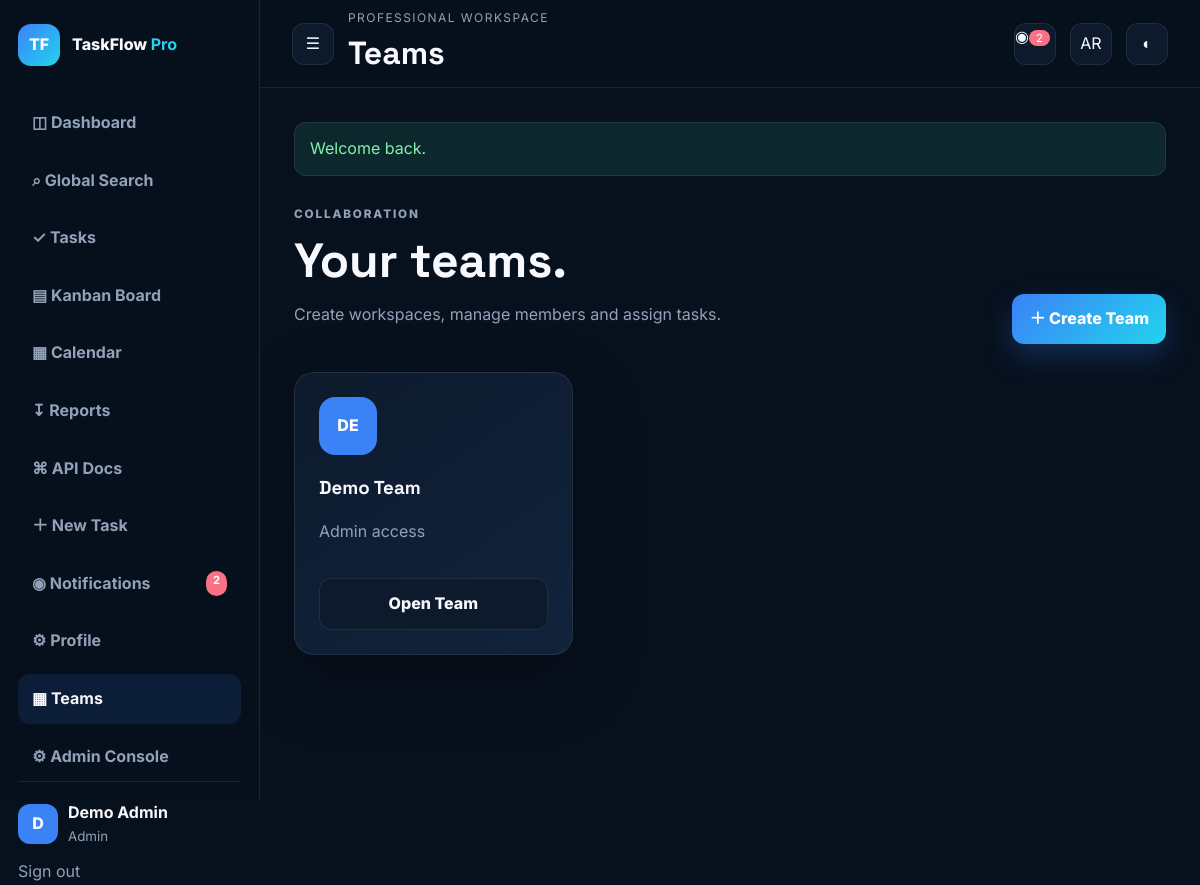
Page /teams/index.php (signed in) on the committed database.
### tables this page shows
CREATE TABLE users(
 id BIGINT UNSIGNED AUTO_INCREMENT PRIMARY KEY,
 name VARCHAR(80) NOT NULL,
 email VARCHAR(190) NOT NULL UNIQUE,
 password_hash VARCHAR(255) NOT NULL,
 role ENUM('admin','manager','member') NOT NULL DEFAULT 'member',
 avatar_color VARCHAR(20) NOT NULL DEFAULT '#3b82f6',
 bio VARCHAR(500) NULL,
 api_token VARCHAR(64) NOT NULL UNIQUE,
 last_login_at DATETIME NULL,
 created_at TIMESTAMP DEFAULT CURRENT_TIMESTAMP,
 updated_at TIMESTAMP DEFAULT CURRENT_TIMESTAMP ON UPDATE CURRENT_TIMESTAMP
);

CREATE TABLE team_members(
 id BIGINT UNSIGNED AUTO_INCREMENT PRIMARY KEY,
 team_id BIGINT UNSIGNED NOT NULL,
 user_id BIGINT UNSIGNED NOT NULL,
 role ENUM('admin','manager','member') NOT NULL DEFAULT 'member',
 created_at TIMESTAMP DEFAULT CURRENT_TIMESTAMP,
 CONSTRAINT fk_team_members_team FOREIGN KEY(team_id) REFERENCES teams(id) ON DELETE CASCADE,
 CONSTRAINT fk_team_members_user FOREIGN KEY(user_id) REFERENCES users(id) ON DELETE CASCADE,
 UNIQUE KEY uq_team_member(team_id,user_id),
 INDEX idx_team_members_user(user_id)
);

CREATE TABLE teams(
 id BIGINT UNSIGNED AUTO_INCREMENT PRIMARY KEY,
 owner_id BIGINT UNSIGNED NOT NULL,
 name VARCHAR(120) NOT NULL,
 description VARCHAR(500) NULL,
 color VARCHAR(20) NOT NULL DEFAULT '#3b82f6',
 logo_initials VARCHAR(4) NULL,
 slug VARCHAR(140) NOT NULL UNIQUE,
 created_at TIMESTAMP DEFAULT CURRENT_TIMESTAMP,
 updated_at TIMESTAMP DEFAULT CURRENT_TIMESTAMP ON UPDATE CURRENT_TIMESTAMP,
 CONSTRAINT fk_teams_owner FOREIGN KEY(owner_id) REFERENCES users(id) ON DELETE CASCADE,
 INDEX idx_teams_owner(owner_id)
);

### includes/functions.php (called while the page is built, shortened)
<?php
function e(?string $value): string {
    return htmlspecialchars($value ?? '', ENT_QUOTES, 'UTF-8');
}
function is_logged_in(): bool {
    return isset($_SESSION['user_id']);
}
function current_user(PDO $pdo): ?array {
    static $cached = null;
    if ($cached === null) {
        $stmt = $pdo->prepare("SELECT id,name,email,role,avatar_color,bio,api_token,created_at FROM users WHERE id=? LIMIT 1");
        $stmt->execute([$_SESSION['user_id']]);
        $cached = $stmt->fetch() ?: null;
    }
    return $cached;
}
function get_flashes(): array {
    $f = $_SESSION['flash'] ?? [];
    return $f;
}
function user_teams(PDO $pdo, int $userId): array {
    $stmt=$pdo->prepare("SELECT t.*,tm.role membership_role
        FROM teams t JOIN team_members tm ON tm.team_id=t.id
        WHERE tm.user_id=? ORDER BY t.name");
    $stmt->execute([$userId]);
    return $stmt->fetchAll();
}

### teams/index.php (the view)
<?php
require_once __DIR__.'/../includes/bootstrap.php';require_auth();
$u=current_user($pdo);$uid=(int)$u['id'];$teams=user_teams($pdo,$uid);
$pageTitle='Teams';$activePage='teams';require __DIR__.'/../includes/header.php';
?>
<section class="hero-row"><div><p class="eyebrow">COLLABORATION</p><h2>Your teams.</h2><p>Create workspaces, manage members and assign tasks.</p></div><a class="btn btn-primary" href="teams/create.php">＋ Create Team</a></section>
<div class="team-grid"><?php foreach($teams as $team):?>
<article class="panel team-card"><div class="team-logo" style="--team-color:<?=e($team['color']??'#3b82f6')?>"><?=e($team['logo_initials']?:strtoupper(substr($team['name'],0,2)))?></div><div><h3><?=e($team['name'])?></h3><p><?=e($team['description']?:ucfirst($team['membership_role']).' access')?></p></div><a class="btn btn-secondary" href="teams/view.php?id=<?=$team['id']?>">Open Team</a></article>
<?php endforeach;?><?php if(!$teams):?><div class="panel empty">No teams yet.</div><?php endif;?></div>
<?php require __DIR__.'/../includes/footer.php';?>

### includes/header.php (shortened to what this page needs)
<?php
$user=current_user($pdo);
$pageTitle=$pageTitle??'TaskFlow Pro';
$activePage=$activePage??'';
$flashes=get_flashes();
$stmt=$pdo->prepare("SELECT COUNT(*) FROM notifications WHERE user_id=? AND is_read=0");
$stmt->execute([(int)$user['id']]);
$unread=(int)$stmt->fetchColumn();
?>
<!doctype html>
<html lang="en">
<head><base href="<?=e(base_url().'/')?>">
<link rel="manifest" href="manifest.webmanifest"><meta name="theme-color" content="#07101d"><link rel="stylesheet" href="assets/css/app.css">
</head>
<body>
<div class="app-shell">
<aside class="sidebar" id="sidebar">
<a class="brand" href="dashboard.php"><span class="brand-mark">TF</span><span>TaskFlow <b>Pro</b></span></a>
<nav class="nav">
<a class="<?=$activePage==='dashboard'?'active':''?>" href="dashboard.php">◫ Dashboard</a>
<a class="<?=$activePage==='search'?'active':''?>" href="search.php">⌕ Global Search</a>
<a class="<?=$activePage==='tasks'?'active':''?>" href="tasks/index.php">✓ Tasks</a>
<a class="<?=$activePage==='kanban'?'active':''?>" href="tasks/kanban.php">▤ Kanban Board</a>
<a class="<?=$activePage==='calendar'?'active':''?>" href="tasks/calendar.php">▦ Calendar</a>
<a class="<?=$activePage==='reports'?'active':''?>" href="reports/index.php">↧ Reports</a>
<a class="<?=$activePage==='api-docs'?'active':''?>" href="docs/api.php">⌘ API Docs</a>
<a class="<?=$activePage==='new-task'?'active':''?>" href="tasks/create.php">＋ New Task</a>
<a class="<?=$activePage==='notifications'?'active':''?>" href="notifications/index.php">◉ Notifications <?php if($unread):?><span class="nav-badge"><?=$unread?></span><?php endif;?></a>
<a class="<?=$activePage==='profile'?'active':''?>" href="profile/index.php">⚙ Profile</a>
<?php if(in_array($user['role'],['admin','manager'],true)):?>
<a class="<?=$activePage==='teams'?'active':''?>" href="teams/index.php">▦ Teams</a>
<a class="<?=$activePage==='admin'?'active':''?>" href="admin/index.php">⚙ Admin Console</a>
<?php endif;?>
</nav>
<div class="sidebar-footer">
<div class="user-mini"><span class="avatar" style="--avatar:<?=e($user['avatar_color'])?>"><?=e(strtoupper(substr($user['name'],0,1)))?></span><div><strong><?=e($user['name'])?></strong><small><?=e(ucfirst($user['role']))?></small></div></div>
<a class="logout-link" href="auth/logout.php">Sign out</a>
</div>
</aside>
<div class="main-area">
<header class="topbar">
<button id="menuToggle" class="icon-btn">☰</button>
<div><p class="kicker">Professional workspace</p><h1><?=e($pageTitle)?></h1></div>
<a class="icon-btn" href="notifications/index.php">◉<?php if($unread):?><span class="bubble"><?=$unread?></span><?php endif;?></a>
<button id="langToggle" class="icon-btn" title="Language">AR</button><button id="themeToggle" class="icon-btn">◐</button>
</header>
<main class="content">
<?php foreach($flashes as $flash):?><div class="alert alert-<?=e($flash['type'])?>"><?=e($flash['message'])?></div><?php endforeach;?>

### assets/css/app.css (style rules this page uses)
:root { --bg:#07101d;--panel:#0d1a2c;--panel2:#11233b;--text:#f7f9ff;--muted:#91a2b8;--line:rgba(148,163,184,.14);--blue:#3b82f6;--cyan:#22d3ee;--green:#34d399;--red:#fb7185;--orange:#fb923c;--shadow:0 24px 70px rgba(0,0,0,.28) }
* { box-sizing:border-box }
body { margin:0;font-family:Inter,sans-serif;background:var(--bg);color:var(--text);line-height:1.6 }
h1,h2,h3 { font-family:"Space Grotesk",sans-serif }
a { text-decoration:none;color:inherit }
button,input,select,textarea { font:inherit }
.app-shell { display:grid;grid-template-columns:260px 1fr;min-height:100vh }
.sidebar { position:sticky;top:0;height:100vh;padding:24px 18px;background:rgba(7,16,29,.92);border-right:1px solid var(--line);display:flex;flex-direction:column;z-index:30 }
.brand { display:flex;align-items:center;gap:12px;font-weight:800 }
.brand-mark { display:grid;place-items:center;width:42px;height:42px;border-radius:13px;background:linear-gradient(135deg,var(--blue),var(--cyan));color:white }
.brand b { color:var(--cyan) }
.nav { display:flex;flex-direction:column;gap:8px;margin-top:32px }
.nav a { padding:12px 14px;border-radius:12px;color:var(--muted);font-weight:700;display:flex;justify-content:space-between }
.nav a:hover,.nav a.active { background:rgba(59,130,246,.12);color:var(--text) }
.nav-badge,.bubble { background:var(--red);color:white;border-radius:99px;padding:1px 7px;font-size:.7rem }
.sidebar-footer { margin-top:auto;border-top:1px solid var(--line);padding-top:18px }
.user-mini { display:flex;gap:10px;align-items:center }
.avatar { width:40px;height:40px;border-radius:12px;display:grid;place-items:center;background:var(--avatar);font-weight:800 }
.user-mini div { display:flex;flex-direction:column }
.user-mini small,.logout-link,.muted { color:var(--muted) }
.logout-link { display:block;margin-top:12px }
.topbar { height:88px;padding:0 32px;display:flex;align-items:center;gap:14px;border-bottom:1px solid var(--line);position:sticky;top:0;background:rgba(7,16,29,.78);backdrop-filter:blur(16px);z-index:20 }
.topbar>div { flex:1 }
.topbar h1,.kicker { margin:0 }
.kicker { color:var(--muted);font-size:.75rem;text-transform:uppercase;letter-spacing:.12em }
.icon-btn { width:42px;height:42px;border:1px solid var(--line);border-radius:12px;background:var(--panel);color:var(--text);position:relative }
.content { padding:34px;max-width:1500px;margin:auto }
.eyebrow { color:var(--cyan);font-size:.73rem;letter-spacing:.16em;font-weight:800 }
.hero-row { display:flex;justify-content:space-between;align-items:end;gap:20px;margin-bottom:28px }
.hero-row h2,.form-copy h2 { font-size:clamp(2rem,4vw,3.5rem);line-height:1.05;margin:6px 0 }
.hero-row p,.form-copy p { color:var(--muted) }
.btn { display:inline-flex;justify-content:center;align-items:center;padding:12px 17px;border:1px solid var(--line);border-radius:12px;font-weight:800;background:transparent;color:var(--text);cursor:pointer }
.btn-primary { border:0;color:#fff;background:linear-gradient(135deg,var(--blue),var(--cyan));box-shadow:0 12px 30px rgba(59,130,246,.25) }
.btn-secondary { background:var(--panel) }
.panel,.stat-card,.task-card { background:linear-gradient(145deg,var(--panel),var(--panel2));border:1px solid var(--line);box-shadow:var(--shadow);border-radius:20px }
.panel { padding:24px }
.alert { padding:13px 15px;border-radius:12px;margin-bottom:18px;border:1px solid var(--line) }
.alert-success { background:rgba(52,211,153,.12);color:#86efac }
.panel,.stat-card,.task-card,.kanban-card { transition:transform .2s ease,border-color .2s ease,box-shadow .2s ease }
.btn { transition:transform .18s ease,opacity .18s ease }
.alert { transition:opacity .4s ease }
.content>section,.content>.panel,.content>.task-grid,.content>.kanban-board { animation:fadeUp .35s ease both }
.team-grid { display:grid;grid-template-columns:repeat(3,1fr);gap:18px }
.team-card { display:flex;flex-direction:column;gap:18px }
.team-logo { width:58px;height:58px;border-radius:16px;display:grid;place-items:center;background:linear-gradient(135deg,var(--blue),var(--cyan));font-weight:800;color:white }
.team-card h3 { margin:0 }
.team-card p { color:var(--muted) }
.team-logo { background:var(--team-color,linear-gradient(135deg,var(--blue),var(--cyan))) }

### rows in the picture
users: name "D", name "Demo Admin", role "Admin"
team_members: team.name "DE", team.name "Demo Team", team+role "Admin access"

### other values in the picture
$unread "2"
$pageTitle "Teams"
$flash['message'] "Welcome back."
